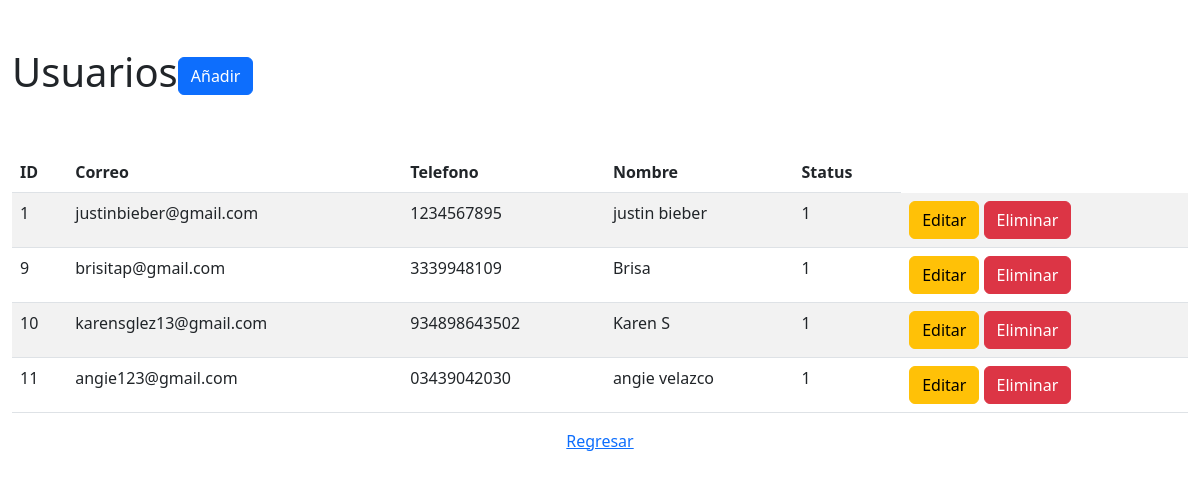
Page /usuarios/index.php on the committed database.
### tables this page shows
CREATE TABLE `usuarios` (
  `id` int(11) NOT NULL,
  `correo` varchar(255) NOT NULL,
  `password` varchar(50) NOT NULL,
  `telefono` varchar(15) NOT NULL,
  `nombre` varchar(100) NOT NULL,
  `status` int(1) NOT NULL
);

### usuarios/index.php (the view, shortened to what this page needs)
<?php
require_once('../config/config.php');
$query = "SELECT * FROM usuarios";
$result = $conexion->query($query);
?>
<!DOCTYPE html>
<html lang="en">
<head>
    <link href="https://cdn.jsdelivr.net/npm/bootstrap@5.2.2/dist/css/bootstrap.min.css" rel="stylesheet"
>
</head>
<body>
    <div class="container-fluid">
        <div class="row mt-5">
            <div class="col">
                <h1>Usuarios<a href="form_insert.php" class="btn btn-primary">Añadir</a></h1>
            </div>
        </div>
        <div class="row mt-5">
            <div class="col">
                <table class="table table-striped table-hover">
                    <thead>
                        <tr>
                            <th>ID</th>
                            <th>Correo</th>
                            <th>Telefono</th>
                            <th>Nombre</th>
                            <th>Status</th>
                        </tr>
                    </thead>
                    <tbody>
                        <?php
                        while($row = $result->fetch_assoc()){
                        ?>
                        <tr>
                            <td><?php echo $row['id']?></td>
                            <td><?php echo $row['correo']?></td>
                            <td><?php echo $row['telefono']?></td>
                            <td><?php echo $row['nombre']?></td>
                            <td><?php echo $row['status']?></td>
                            <td>
                                <a href="form_update.php?id=<?php echo $row['id']?>" class="btn btn-warning">Editar</a>
                                <a href="delete_user.php?id=<?php echo $row['id']?>" class="btn btn-danger">Eliminar</a>
                            </td>
                        </tr>
                        <?php
                        }
                        ?>
                    </tbody>
                </table>
            </div>
        </div>
    </div>
    <div class="text-center">
                <a href="../bienvenido.php">Regresar</a>
        </div>
</body>
</html>

### rows in the picture
usuarios: id "1", correo "justinbieber@gmail.com", telefono "1234567895", nombre "justin bieber", status "1"
usuarios: id "9", correo "brisitap@gmail.com", telefono "3339948109", nombre "Brisa", status "1"
usuarios: id "10", correo "karensglez13@gmail.com", telefono "934898643502", nombre "Karen S", status "1"
usuarios: id "11", correo "angie123@gmail.com", telefono "03439042030", nombre "angie velazco", status "1"
